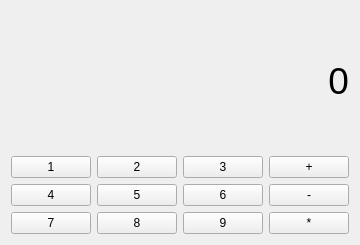
<?xml version="1.0" encoding="UTF-8"?>
<ui version="4.0">
 <class>Form</class>
 <widget class="QWidget" name="Form">
  <property name="geometry">
   <rect>
    <x>0</x>
    <y>0</y>
    <width>322</width>
    <height>245</height>
   </rect>
  </property>
  <property name="windowTitle">
   <string>Form</string>
  </property>
  <layout class="QGridLayout" name="gridLayout_2">
   <item row="0" column="0">
    <widget class="QLabel" name="label">
     <property name="font">
      <font>
       <pointsize>28</pointsize>
      </font>
     </property>
     <property name="text">
      <string>0</string>
     </property>
     <property name="alignment">
      <set>Qt::AlignRight|Qt::AlignTrailing|Qt::AlignVCenter</set>
     </property>
    </widget>
   </item>
   <item row="1" column="0">
    <layout class="QGridLayout" name="gridLayout">
     <item row="0" column="0">
      <widget class="QPushButton" name="pushButton">
       <property name="text">
        <string>1</string>
       </property>
      </widget>
     </item>
     <item row="0" column="1">
      <widget class="QPushButton" name="pushButton_2">
       <property name="text">
        <string>2</string>
       </property>
      </widget>
     </item>
     <item row="0" column="2">
      <widget class="QPushButton" name="pushButton_3">
       <property name="text">
        <string>3</string>
       </property>
      </widget>
     </item>
     <item row="1" column="0">
      <widget class="QPushButton" name="pushButton_4">
       <property name="text">
        <string>4</string>
       </property>
      </widget>
     </item>
     <item row="1" column="1">
      <widget class="QPushButton" name="pushButton_5">
       <property name="text">
        <string>5</string>
       </property>
      </widget>
     </item>
     <item row="1" column="2">
      <widget class="QPushButton" name="pushButton_6">
       <property name="text">
        <string>6</string>
       </property>
      </widget>
     </item>
     <item row="0" column="3">
      <widget class="QPushButton" name="pushButton_10">
       <property name="text">
        <string>+</string>
       </property>
      </widget>
     </item>
     <item row="1" column="3">
      <widget class="QPushButton" name="pushButton_11">
       <property name="text">
        <string>-</string>
       </property>
      </widget>
     </item>
     <item row="2" column="0">
      <widget class="QPushButton" name="pushButton_7">
       <property name="text">
        <string>7</string>
       </property>
      </widget>
     </item>
     <item row="2" column="1">
      <widget class="QPushButton" name="pushButton_8">
       <property name="text">
        <string>8</string>
       </property>
      </widget>
     </item>
     <item row="2" column="2">
      <widget class="QPushButton" name="pushButton_9">
       <property name="text">
        <string>9</string>
       </property>
      </widget>
     </item>
     <item row="2" column="3">
      <widget class="QPushButton" name="pushButton_12">
       <property name="text">
        <string>*</string>
       </property>
      </widget>
     </item>
    </layout>
   </item>
  </layout>
 </widget>
 <resources/>
 <connections/>
</ui>
